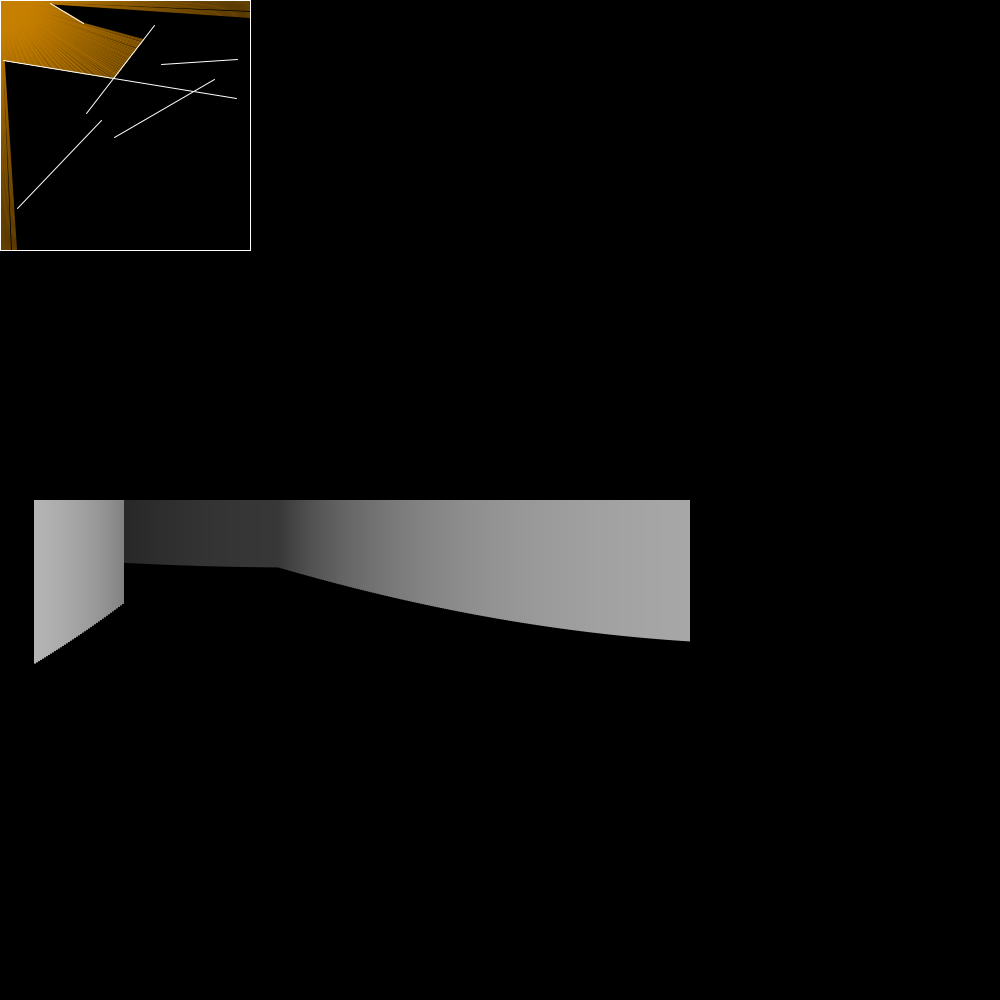
Frame 1 (no input)
Frame 60 (the mouse pressed at the canvas centre just before this capture): identical to frame 1, image omitted
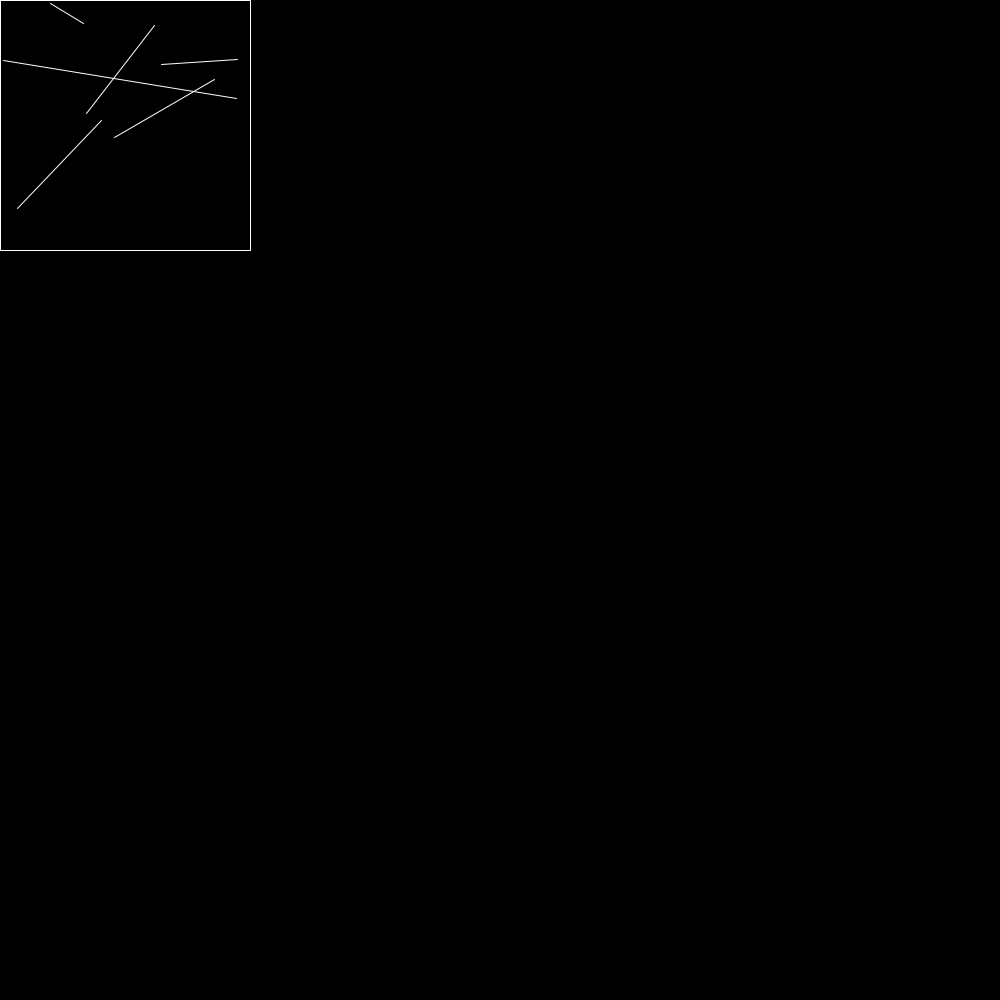
Frame 120 (the mouse held since frame 60 and released just before this capture)

The Processing sketch that drew these frames (run headless with seeded random() and noise(); from frame 60 on, the mouse is pressed at the canvas centre):

// Processing sketch: raytrace
// ── raytrace.pde
float sec1w;
float sec1h;
class screenSec{
  int res = main.rayNum;
  int secWid = width/res;
  int index = 0;
  void show(){
    noStroke();
    float rayLen=sqrt(pow(sec1w,2)+pow(sec1h,2));
    if(main.rays[index].endPos!=null){
      rayLen = dist(main.rays[index].pos.x,main.rays[index].pos.y,main.rays[index].endPos.x,main.rays[index].endPos.y);
    }
    fill(map(rayLen,0,sqrt(pow(sec1w,2)+pow(sec1h,2))/2,255,0));
    rect(index*secWid,height/2,secWid,height/(1+rayLen/10));
    stroke(0);
  }
}
class cam{
  PVector pos = new PVector(0,0);
  float FOV = PI/2;
  float rotation = 0;
  int rayNum = 360;
  ray[] rays = new ray[rayNum];
  void show(){
    this.pos = new PVector(mouseX,mouseY);
    if(mouseX>sec1w){
      this.pos.x = sec1w;
    }
    if(mouseY>sec1h){
      this.pos.y = sec1h;    
    }
    ellipse(this.pos.x,this.pos.y,10,10);
    for(int i=0; i<rays.length; i++){
      rays[i] = new ray(this.pos.x,this.pos.y,(FOV/rayNum)*i+rotation);
      rays[i].cast();
      rays[i].show();
    }
  }
}
class ray{
  PVector pos = new PVector(0,0);
  PVector dir = new PVector(0,0);
  float relAngle = 0;
  float camRotation = 0;
  PVector endPos;
  boolean intersected;
  ray(float posX, float posY, float angle){
    this.pos = new PVector(posX,posY);
    this.dir = PVector.fromAngle(angle);
  }
  void update(float posX, float posY){
    this.pos = new PVector(posX, posY);
  }
  void update(float posX, float posY, float angle){
    this.pos = new PVector(posX, posY);
    this.dir = PVector.fromAngle(angle);
  }
  void cast(){
    float record = pow(10,10);
    for(int i=0; i<walls.length; i++){
      float x1 = walls[i].posA.x;
      float x2 = walls[i].posB.x;
      float y1 = walls[i].posA.y;
      float y2 = walls[i].posB.y;
      float x3 = this.pos.x;
      float x4 = this.pos.x+this.dir.x;
      float y3 = this.pos.y;
      float y4 = this.pos.y+this.dir.y;
      float den = (x1-x2)*(y3-y4)-(y1-y2)*(x3-x4);
      float t = 0;
      float u = 0;
      if(den!=0){
        t = ((x1-x3)*(y3-y4) - (y1-y3)*(x3-x4))/den;
        u = -1*((x1-x2)*(y1-y3)-(y1-y2)*(x1-x3))/den;
      }
      if(t>0 && t<1 && u>0){
        PVector inter = new PVector(x1+t*(x2-x1), y1+t*(y2-y1));
        if(dist(inter.x,inter.y,this.pos.x,this.pos.y)<record){
          record = dist(inter.x,inter.y,this.pos.x,this.pos.y);
          this.endPos = new PVector(inter.x, inter.y);
        }
      }
    }
  }
  void show(){
    if(endPos!=null){
      stroke(200,128,0,128);
      line(this.pos.x,this.pos.y,this.endPos.x,this.endPos.y);
      stroke(0);
    }
  }
}
class wall{
  PVector posA = new PVector(0,0);
  PVector posB = new PVector(0,0);
  void show(){
    stroke(255);
    line(this.posA.x,this.posA.y,this.posB.x,this.posB.y);
    stroke(0);
  }
}
wall[] walls = new wall[10];
wall[] bounds = new wall[8];
cam main = new cam();
screenSec[] Screen2 = new screenSec[main.rayNum];
void setup(){
  size(1000,1000);
  sec1w = width/4;
  sec1h = height/4;
  for(int i=0; i<Screen2.length; i++){
    Screen2[i] = new screenSec();
    Screen2[i].index = i;
  }
  for(int i=0; i<walls.length; i++){
    walls[i] = new wall();
    walls[i].posA = new PVector(random(sec1w),random(sec1h));
    walls[i].posB = new PVector(random(sec1w),random(sec1h));
  }
  walls[walls.length-4].posA = new PVector(0,0);
  walls[walls.length-4].posB = new PVector(0,sec1h);
  walls[walls.length-3].posA = new PVector(0,0);
  walls[walls.length-3].posB = new PVector(sec1w,0);
  walls[walls.length-2].posA = new PVector(sec1w,0);
  walls[walls.length-2].posB = new PVector(sec1w,sec1h);
  walls[walls.length-1].posA = new PVector(0,sec1h);
  walls[walls.length-1].posB = new PVector(sec1w,sec1h);
}
void draw(){
  main.show();
  background(0);
  //"3D" RENDER
  for(int i=0; i<Screen2.length; i++){
    Screen2[i].show();
  }
  //RUN THIS PART SECOND
  if(rotA){
    main.rotation+=0.1;
  }
  if(rotD){
    main.rotation-=0.1;
  }
  main.show();
  for(int i=0; i<walls.length; i++){
    walls[i].show();
  }
}
boolean rotA = false;
boolean rotD = false;
void keyPressed(){
  switch(key){
    case 'a':
      rotA = true;
      break;
    case 'd':
      rotD = true;
      break;
  }
}
void keyReleased(){
  switch(key){
    case 'a':
      rotA = false;
      break;
    case 'd':
      rotD = false;
      break;
  }
}
